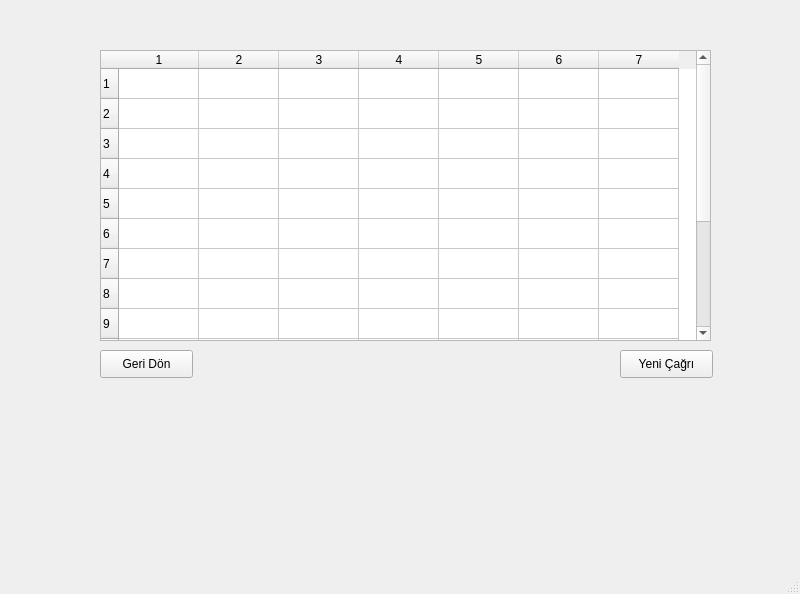
<?xml version="1.0" encoding="UTF-8"?>
<ui version="4.0">
 <class>CagrListesiMenusu</class>
 <widget class="QMainWindow" name="CagrListesiMenusu">
  <property name="geometry">
   <rect>
    <x>0</x>
    <y>0</y>
    <width>800</width>
    <height>594</height>
   </rect>
  </property>
  <property name="windowTitle">
   <string>MainWindow</string>
  </property>
  <widget class="QWidget" name="centralwidget">
   <widget class="QPushButton" name="pushButton">
    <property name="geometry">
     <rect>
      <x>100</x>
      <y>350</y>
      <width>93</width>
      <height>28</height>
     </rect>
    </property>
    <property name="text">
     <string>Geri Dön</string>
    </property>
   </widget>
   <widget class="QPushButton" name="pushButton_2">
    <property name="geometry">
     <rect>
      <x>620</x>
      <y>350</y>
      <width>93</width>
      <height>28</height>
     </rect>
    </property>
    <property name="text">
     <string>Yeni Çağrı</string>
    </property>
   </widget>
   <widget class="QTableWidget" name="tableWidget">
    <property name="geometry">
     <rect>
      <x>100</x>
      <y>50</y>
      <width>611</width>
      <height>291</height>
     </rect>
    </property>
    <property name="rowCount">
     <number>15</number>
    </property>
    <property name="columnCount">
     <number>7</number>
    </property>
    <attribute name="horizontalHeaderDefaultSectionSize">
     <number>80</number>
    </attribute>
    <row/>
    <row/>
    <row/>
    <row/>
    <row/>
    <row/>
    <row/>
    <row/>
    <row/>
    <row/>
    <row/>
    <row/>
    <row/>
    <row/>
    <row/>
    <column/>
    <column/>
    <column/>
    <column/>
    <column/>
    <column/>
    <column/>
   </widget>
  </widget>
  <widget class="QMenuBar" name="menubar">
   <property name="geometry">
    <rect>
     <x>0</x>
     <y>0</y>
     <width>800</width>
     <height>26</height>
    </rect>
   </property>
  </widget>
  <widget class="QStatusBar" name="statusbar"/>
 </widget>
 <resources/>
 <connections/>
</ui>
